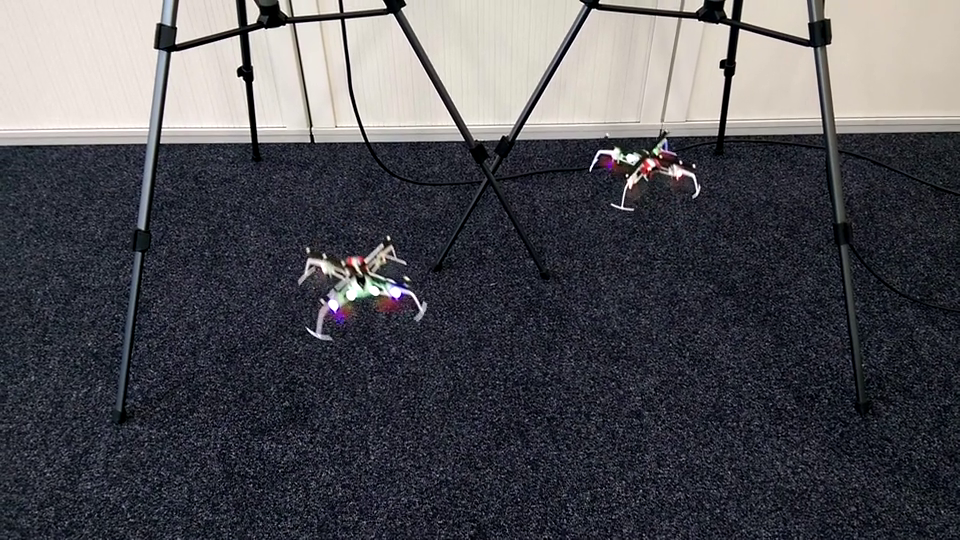
#> input picture frame 22 of assignment06/quadrotor.mp4, 960 x 540 px
$ python Exercise3_1.py   (older library calls are emulated)
#> lines starting #> are read from the running program, lines starting #| are printed output that depends on the picture
import cv2 as cv
import numpy as np

# --------------------------- Exercise 3.1 --------------------------- #

cap = cv.VideoCapture('quadrotor.mp4')

# params for ShiTomasi corner detection as dictionary
feature_params = dict(maxCorners=100,
                      qualityLevel=0.3,
                      minDistance=7,
                      blockSize=7)

# params for lucas kanade optical flow as dictionary
lk_params = dict(winSize=(15, 15),
                 maxLevel=2,
                 criteria=(cv.TERM_CRITERIA_EPS | cv.TERM_CRITERIA_COUNT, 10, 0.03))

# create some random colors for the tracks
color = np.random.randint(0, 255, (100, 3))

# take first frame and find corners (= good features to track) in it
ret, old_frame = cap.read()
#> old_frame is the input picture: shape (540, 960, 3); mean B, G, R 84.8, 79.5, 79.8
old_gray = cv.cvtColor(old_frame, cv.COLOR_BGR2GRAY)
p0 = cv.goodFeaturesToTrack(old_gray, mask=None, **feature_params)
#> p0 = 81 rows, first 8: [623, 206], [347, 21], [237, 37], [741, 31], [625, 156], [296, 25], [601, 1], [338, 21]

# create a mask image to draw tracks on
mask = np.zeros_like(old_frame)

while(1):
    # extract single frames from video stream
    ret, frame = cap.read()
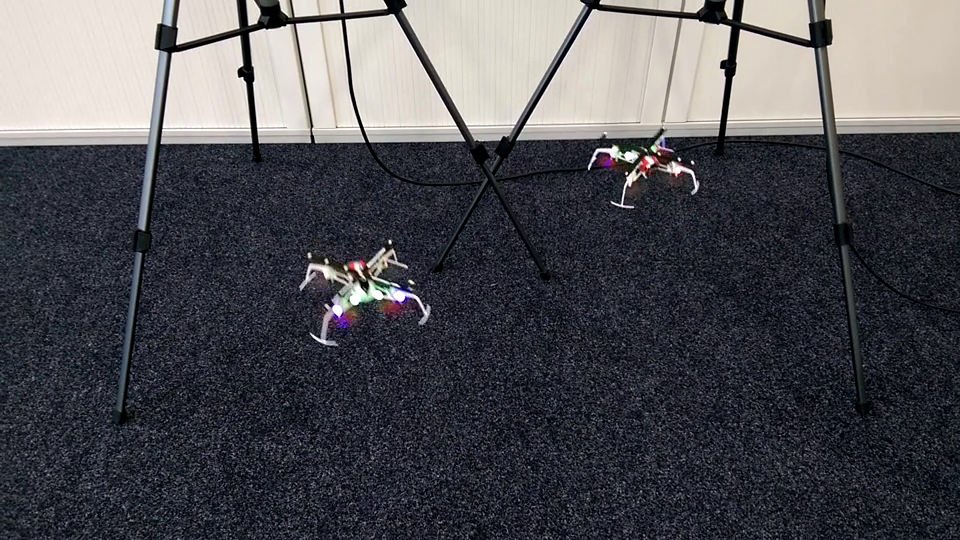
#> input picture frame 23 of assignment06/quadrotor.mp4, 960 x 540 px
#> frame is the input picture: shape (540, 960, 3); mean B, G, R 84.5, 79.4, 79.6

    # render grayscale image
    if ret:
        frame_gray = cv.cvtColor(frame, cv.COLOR_BGR2GRAY)
    else:
        break

    # calculate image pyramids and optical flow
    p1, st, err = cv.calcOpticalFlowPyrLK(old_gray, frame_gray, p0, None, **lk_params)
#> p1 = 81 rows, first 8: [622.9, 203.7], [347.7, 21.57], [237.7, 37.59], [741.7, 31.53], [623.3, 153.8], [296.7, 25.54], [601.8, 1.49], [338.7, 21.59]; st = 81 values from 1 to 1; err = 81 values, max 30.33 at index 48, min 3.1 at index 51, mean 7.46

    # select best motion points
    good_new = p1[st == 1]
#> good_new = 81 pairs, first value 156.7 to 828.7, second value 1.49 to 334.9
    good_old = p0[st == 1]
#> good_old = 81 pairs, first value 156 to 828, second value 1 to 329

    # draw the tracks of optical flow
    for i, (new, old) in enumerate(zip(good_new, good_old)):
        a, b = new.ravel().astype(dtype=np.int)
        c, d = old.ravel().astype(dtype=np.int)
        mask = cv.line(mask, (a, b), (c, d), color[i].tolist(), 2)
        frame = cv.circle(frame, (a, b), 5, color[i].tolist(), -1)
#> this loop made 81 passes
#> (new, a, b, c, d) on passes 1 to 12: ([622.9, 203.7], 622, 203, 623, 206), ([347.7, 21.57], 347, 21, 347, 21), ([237.7, 37.59], 237, 37, 237, 37), ([741.7, 31.53], 741, 31, 741, 31), ([623.3, 153.8], 623, 153, 625, 156), ([296.7, 25.54], 296, 25, 296, 25), ([601.8, 1.49], 601, 1, 601, 1), ([338.7, 21.59], 338, 21, 338, 21), ([249.8, 23.56], 249, 23, 249, 23), ([383.7, 6.48], 383, 6, 383, 6), ([657.1, 152.2], 657, 152, 659, 155), ([177.8, 42.58], 177, 42, 177, 42)
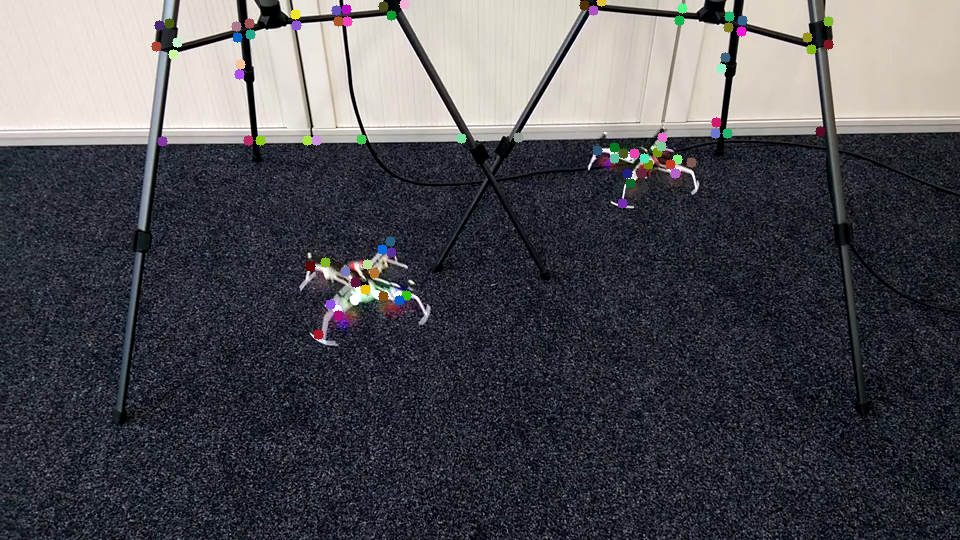
#> frame: shape (540, 960, 3); mean B, G, R 84.3, 79.4, 79.5
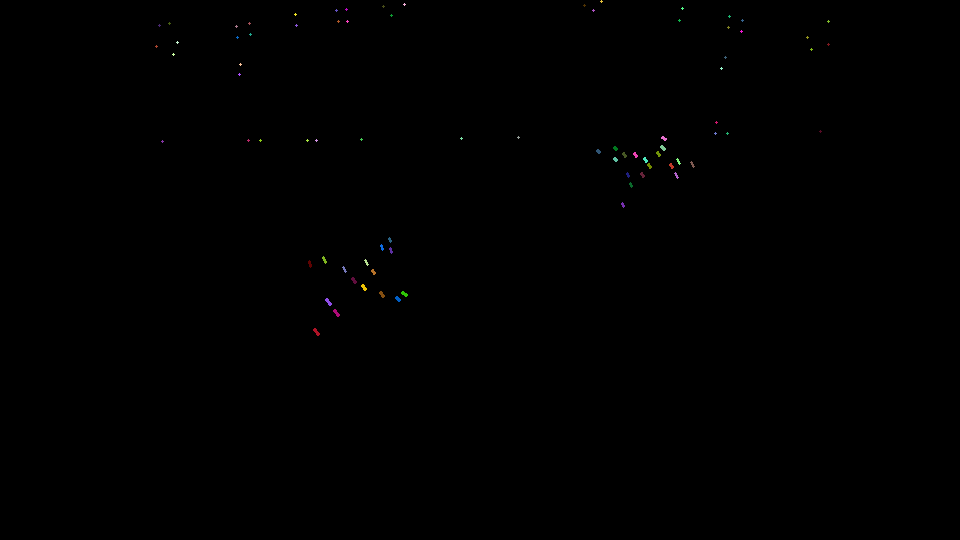
#> mask: shape (540, 960, 3); mean of channels 0, 1, 2 0.2, 0.2, 0.2; drawn as B, G, R

    # add mask with tracks on original frame
    img = cv.add(frame, mask)

    cv.imshow('frame', img)

    k = cv.waitKey(30) & 0xff
#> (key Esc is pressed here)
    if k == 27:
        break

    # Then update the previous frame and previous points
    old_gray = frame_gray.copy()
    p0 = good_new.reshape(-1, 1, 2)

cv.destroyAllWindows()
cap.release()  # yo! cite your sources!

$ run again, starting later in the video
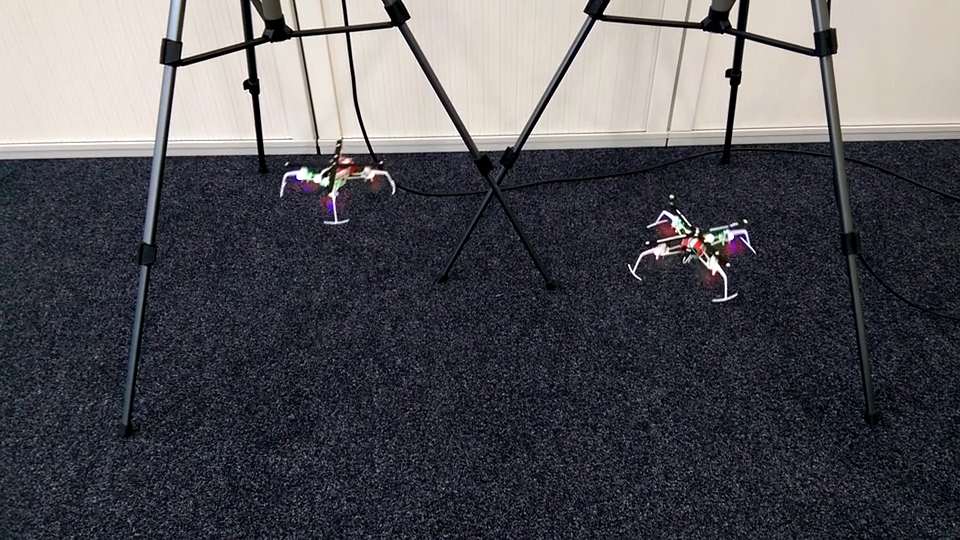
#> input picture frame 99 of assignment06/quadrotor.mp4, 960 x 540 px
#> old_frame is the input picture: shape (540, 960, 3); mean B, G, R 87.5, 82, 82.7
#> p0 = 92 rows, first 8: [336, 221], [725, 297], [714, 254], [351, 34], [678, 232], [302, 38], [664, 213], [695, 235]
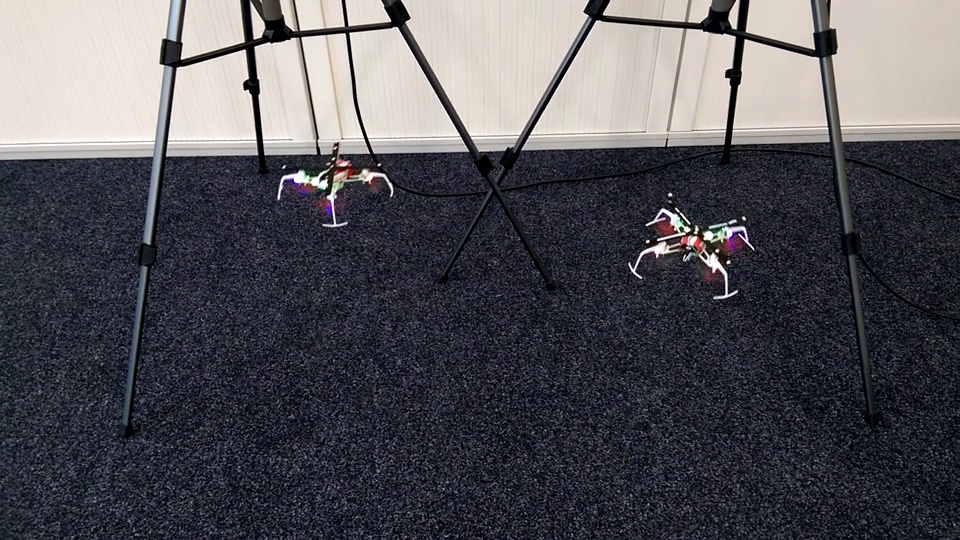
#> input picture frame 100 of assignment06/quadrotor.mp4, 960 x 540 px
#> frame is the input picture: shape (540, 960, 3); mean B, G, R 87.6, 82, 82.9
#> p1 = 92 rows, first 8: [334.8, 223.7], [725.6, 294.2], [714.1, 251.7], [350.9, 34.52], [677.2, 230.2], [301.9, 38.5], [662.6, 211], [694.5, 232.9]; st = 92 values from 1 to 1; err = 92 values, max 26.52 at index 64, min 2.19 at index 36, mean 7.6
#> good_new = 92 pairs, first value 162 to 833.8, second value 10.43 to 294.2
#> good_old = 92 pairs, first value 162 to 834, second value 10 to 297
#> the loop `for i, (new, old) in enumerate(zip(good_new, good_old)):` made 92 passes
#> (new, a, b, c, d) on passes 1 to 8: ([334.8, 223.7], 334, 223, 336, 221), ([725.6, 294.2], 725, 294, 725, 297), ([714.1, 251.7], 714, 251, 714, 254), ([350.9, 34.52], 350, 34, 351, 34), ([677.2, 230.2], 677, 230, 678, 232), ([301.9, 38.5], 301, 38, 302, 38), ([662.6, 211], 662, 211, 664, 213), ([694.5, 232.9], 694, 232, 695, 235)
#> after the loop `for i, (new, old) in enumerate(zip(good_new, good_old)):`:
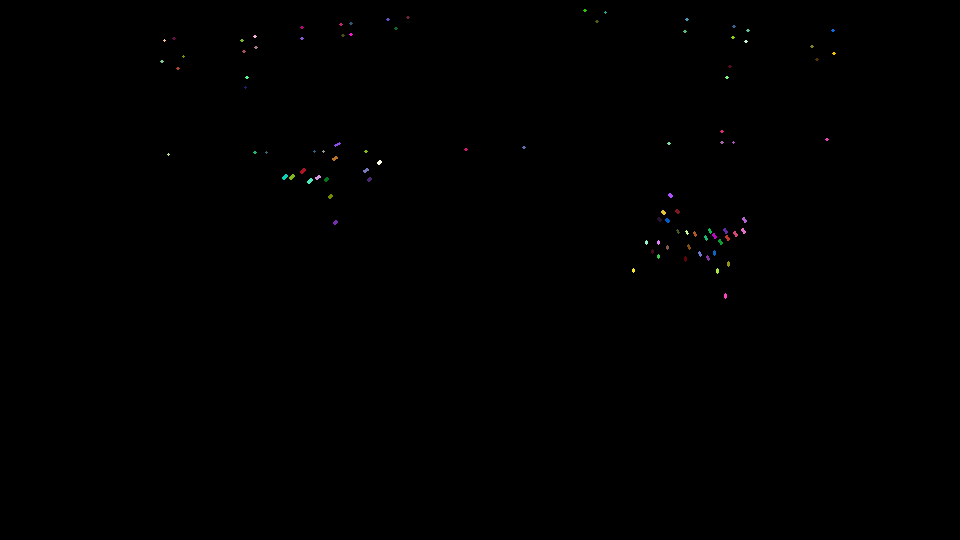
#> mask: shape (540, 960, 3); mean of channels 0, 1, 2 0.2, 0.2, 0.3; drawn as B, G, R
